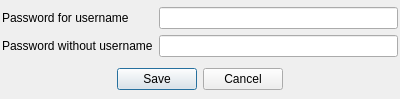
<?xml version="1.0" encoding="UTF-8"?>
<ui version="4.0">
 <class>DlgPassword</class>
 <widget class="QDialog" name="DlgPassword">
  <property name="windowModality">
   <enum>Qt::ApplicationModal</enum>
  </property>
  <property name="geometry">
   <rect>
    <x>0</x>
    <y>0</y>
    <width>400</width>
    <height>99</height>
   </rect>
  </property>
  <property name="windowTitle">
   <string>Change password</string>
  </property>
  <layout class="QVBoxLayout" name="verticalLayout">
   <property name="spacing">
    <number>6</number>
   </property>
   <property name="margin">
    <number>2</number>
   </property>
   <item>
    <layout class="QGridLayout" name="gridLayout">
     <item row="0" column="2">
      <widget class="QLineEdit" name="lePwd1"/>
     </item>
     <item row="1" column="0">
      <widget class="QLabel" name="label">
       <property name="text">
        <string>Password without username</string>
       </property>
      </widget>
     </item>
     <item row="0" column="0">
      <widget class="QLabel" name="label_2">
       <property name="text">
        <string>Password for username</string>
       </property>
      </widget>
     </item>
     <item row="1" column="2">
      <widget class="QLineEdit" name="lePwd2"/>
     </item>
    </layout>
   </item>
   <item>
    <layout class="QHBoxLayout" name="horizontalLayout">
     <item>
      <spacer name="horizontalSpacer">
       <property name="orientation">
        <enum>Qt::Horizontal</enum>
       </property>
       <property name="sizeHint" stdset="0">
        <size>
         <width>40</width>
         <height>20</height>
        </size>
       </property>
      </spacer>
     </item>
     <item>
      <widget class="QPushButton" name="pushButton_2">
       <property name="text">
        <string>Save</string>
       </property>
       <property name="icon">
        <iconset resource="res.qrc">
         <normaloff>:/res/ok.png</normaloff>:/res/ok.png</iconset>
       </property>
      </widget>
     </item>
     <item>
      <widget class="QPushButton" name="pushButton">
       <property name="text">
        <string>Cancel</string>
       </property>
       <property name="icon">
        <iconset resource="res.qrc">
         <normaloff>:/res/cancel.png</normaloff>:/res/cancel.png</iconset>
       </property>
      </widget>
     </item>
     <item>
      <spacer name="horizontalSpacer_2">
       <property name="orientation">
        <enum>Qt::Horizontal</enum>
       </property>
       <property name="sizeHint" stdset="0">
        <size>
         <width>40</width>
         <height>20</height>
        </size>
       </property>
      </spacer>
     </item>
    </layout>
   </item>
  </layout>
 </widget>
 <resources>
  <include location="res.qrc"/>
 </resources>
 <connections/>
</ui>
